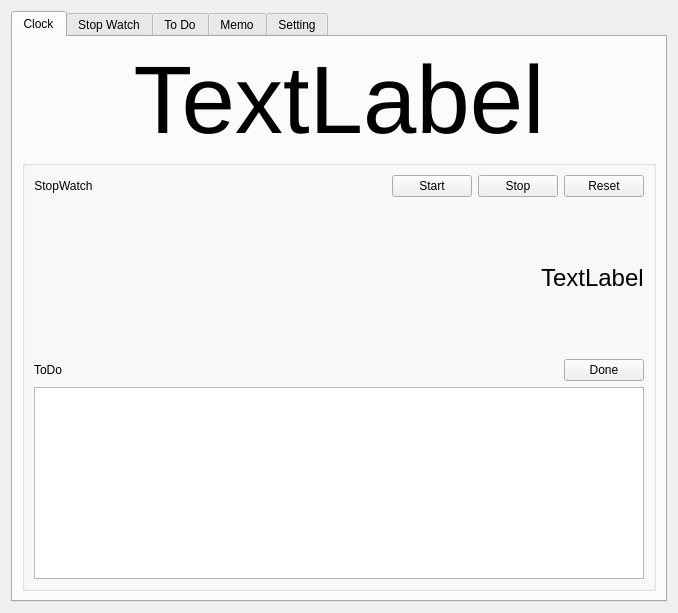
<?xml version="1.0" encoding="UTF-8"?>
<ui version="4.0">
 <class>Form</class>
 <widget class="QWidget" name="Form">
  <property name="geometry">
   <rect>
    <x>0</x>
    <y>0</y>
    <width>678</width>
    <height>613</height>
   </rect>
  </property>
  <property name="windowTitle">
   <string>Form</string>
  </property>
  <layout class="QVBoxLayout" name="verticalLayout_4">
   <item>
    <widget class="QTabWidget" name="appTab">
     <property name="sizePolicy">
      <sizepolicy hsizetype="MinimumExpanding" vsizetype="MinimumExpanding">
       <horstretch>0</horstretch>
       <verstretch>0</verstretch>
      </sizepolicy>
     </property>
     <property name="currentIndex">
      <number>0</number>
     </property>
     <widget class="QWidget" name="tab">
      <attribute name="title">
       <string>Clock</string>
      </attribute>
      <layout class="QHBoxLayout" name="horizontalLayout">
       <item>
        <layout class="QVBoxLayout" name="verticalLayout_8">
         <item>
          <widget class="QLabel" name="clockLabel">
           <property name="font">
            <font>
             <pointsize>72</pointsize>
            </font>
           </property>
           <property name="text">
            <string>TextLabel</string>
           </property>
           <property name="alignment">
            <set>Qt::AlignCenter</set>
           </property>
           <property name="margin">
            <number>30</number>
           </property>
          </widget>
         </item>
         <item>
          <widget class="QGroupBox" name="mainGroupBox">
           <property name="title">
            <string/>
           </property>
           <layout class="QHBoxLayout" name="horizontalLayout_21">
            <item>
             <layout class="QVBoxLayout" name="verticalLayout_11">
              <item>
               <layout class="QHBoxLayout" name="horizontalLayout_5">
                <item>
                 <widget class="QLabel" name="mainStopwatchLabel">
                  <property name="text">
                   <string>StopWatch</string>
                  </property>
                  <property name="alignment">
                   <set>Qt::AlignCenter</set>
                  </property>
                 </widget>
                </item>
                <item>
                 <spacer name="horizontalSpacer_10">
                  <property name="orientation">
                   <enum>Qt::Horizontal</enum>
                  </property>
                  <property name="sizeHint" stdset="0">
                   <size>
                    <width>40</width>
                    <height>20</height>
                   </size>
                  </property>
                 </spacer>
                </item>
                <item>
                 <widget class="QPushButton" name="mainStopwatchStart">
                  <property name="text">
                   <string>Start</string>
                  </property>
                 </widget>
                </item>
                <item>
                 <widget class="QPushButton" name="mainStopwatchStop">
                  <property name="text">
                   <string>Stop</string>
                  </property>
                 </widget>
                </item>
                <item>
                 <widget class="QPushButton" name="mainStopwatchReset">
                  <property name="text">
                   <string>Reset</string>
                  </property>
                 </widget>
                </item>
               </layout>
              </item>
              <item>
               <layout class="QHBoxLayout" name="horizontalLayout_10">
                <item>
                 <widget class="QWidget" name="widget" native="true">
                  <property name="sizePolicy">
                   <sizepolicy hsizetype="Preferred" vsizetype="MinimumExpanding">
                    <horstretch>0</horstretch>
                    <verstretch>0</verstretch>
                   </sizepolicy>
                  </property>
                  <property name="minimumSize">
                   <size>
                    <width>0</width>
                    <height>50</height>
                   </size>
                  </property>
                 </widget>
                </item>
                <item>
                 <spacer name="horizontalSpacer_11">
                  <property name="orientation">
                   <enum>Qt::Horizontal</enum>
                  </property>
                  <property name="sizeHint" stdset="0">
                   <size>
                    <width>40</width>
                    <height>20</height>
                   </size>
                  </property>
                 </spacer>
                </item>
                <item>
                 <widget class="QLabel" name="mainStopwatchTime">
                  <property name="font">
                   <font>
                    <pointsize>18</pointsize>
                   </font>
                  </property>
                  <property name="text">
                   <string>TextLabel</string>
                  </property>
                 </widget>
                </item>
               </layout>
              </item>
              <item>
               <layout class="QHBoxLayout" name="horizontalLayout_22">
                <property name="topMargin">
                 <number>0</number>
                </property>
                <item>
                 <widget class="QLabel" name="label_7">
                  <property name="text">
                   <string>ToDo</string>
                  </property>
                  <property name="alignment">
                   <set>Qt::AlignCenter</set>
                  </property>
                 </widget>
                </item>
                <item>
                 <spacer name="horizontalSpacer_9">
                  <property name="orientation">
                   <enum>Qt::Horizontal</enum>
                  </property>
                  <property name="sizeHint" stdset="0">
                   <size>
                    <width>40</width>
                    <height>20</height>
                   </size>
                  </property>
                 </spacer>
                </item>
                <item>
                 <widget class="QPushButton" name="mainDoneButton">
                  <property name="text">
                   <string>Done</string>
                  </property>
                 </widget>
                </item>
               </layout>
              </item>
              <item>
               <widget class="QListView" name="mainListView">
                <property name="sizePolicy">
                 <sizepolicy hsizetype="MinimumExpanding" vsizetype="MinimumExpanding">
                  <horstretch>0</horstretch>
                  <verstretch>0</verstretch>
                 </sizepolicy>
                </property>
                <property name="autoScrollMargin">
                 <number>5</number>
                </property>
                <property name="resizeMode">
                 <enum>QListView::Adjust</enum>
                </property>
                <property name="uniformItemSizes">
                 <bool>false</bool>
                </property>
                <property name="batchSize">
                 <number>50</number>
                </property>
               </widget>
              </item>
             </layout>
            </item>
           </layout>
          </widget>
         </item>
        </layout>
       </item>
      </layout>
     </widget>
     <widget class="QWidget" name="tab_2">
      <attribute name="title">
       <string>Stop Watch</string>
      </attribute>
      <layout class="QHBoxLayout" name="horizontalLayout_4">
       <item>
        <layout class="QVBoxLayout" name="verticalLayout_3">
         <item>
          <layout class="QVBoxLayout" name="verticalLayout_6">
           <item>
            <spacer name="verticalSpacer_2">
             <property name="orientation">
              <enum>Qt::Vertical</enum>
             </property>
             <property name="sizeHint" stdset="0">
              <size>
               <width>20</width>
               <height>40</height>
              </size>
             </property>
            </spacer>
           </item>
           <item>
            <layout class="QHBoxLayout" name="horizontalLayout_7">
             <item>
              <widget class="QPushButton" name="addHourButton">
               <property name="sizePolicy">
                <sizepolicy hsizetype="Fixed" vsizetype="Fixed">
                 <horstretch>0</horstretch>
                 <verstretch>0</verstretch>
                </sizepolicy>
               </property>
               <property name="minimumSize">
                <size>
                 <width>80</width>
                 <height>80</height>
                </size>
               </property>
               <property name="text">
                <string/>
               </property>
              </widget>
             </item>
             <item>
              <widget class="QPushButton" name="addMinuteButton">
               <property name="sizePolicy">
                <sizepolicy hsizetype="Fixed" vsizetype="Fixed">
                 <horstretch>0</horstretch>
                 <verstretch>0</verstretch>
                </sizepolicy>
               </property>
               <property name="minimumSize">
                <size>
                 <width>80</width>
                 <height>80</height>
                </size>
               </property>
               <property name="text">
                <string/>
               </property>
              </widget>
             </item>
             <item>
              <widget class="QPushButton" name="addSecondButton">
               <property name="sizePolicy">
                <sizepolicy hsizetype="Fixed" vsizetype="Fixed">
                 <horstretch>0</horstretch>
                 <verstretch>0</verstretch>
                </sizepolicy>
               </property>
               <property name="minimumSize">
                <size>
                 <width>80</width>
                 <height>80</height>
                </size>
               </property>
               <property name="text">
                <string/>
               </property>
              </widget>
             </item>
            </layout>
           </item>
           <item>
            <spacer name="verticalSpacer">
             <property name="orientation">
              <enum>Qt::Vertical</enum>
             </property>
             <property name="sizeHint" stdset="0">
              <size>
               <width>20</width>
               <height>40</height>
              </size>
             </property>
            </spacer>
           </item>
          </layout>
         </item>
         <item>
          <layout class="QVBoxLayout" name="verticalLayout_7">
           <item>
            <layout class="QHBoxLayout" name="horizontalLayout_13">
             <item>
              <spacer name="horizontalSpacer_7">
               <property name="orientation">
                <enum>Qt::Horizontal</enum>
               </property>
               <property name="sizeType">
                <enum>QSizePolicy::MinimumExpanding</enum>
               </property>
               <property name="sizeHint" stdset="0">
                <size>
                 <width>75</width>
                 <height>20</height>
                </size>
               </property>
              </spacer>
             </item>
             <item>
              <widget class="QLabel" name="lblStopwatchHour">
               <property name="font">
                <font>
                 <pointsize>72</pointsize>
                </font>
               </property>
               <property name="text">
                <string>00</string>
               </property>
               <property name="alignment">
                <set>Qt::AlignCenter</set>
               </property>
              </widget>
             </item>
             <item>
              <widget class="QLabel" name="stopwatchColon">
               <property name="sizePolicy">
                <sizepolicy hsizetype="MinimumExpanding" vsizetype="Preferred">
                 <horstretch>0</horstretch>
                 <verstretch>0</verstretch>
                </sizepolicy>
               </property>
               <property name="font">
                <font>
                 <pointsize>72</pointsize>
                </font>
               </property>
               <property name="text">
                <string>:</string>
               </property>
               <property name="alignment">
                <set>Qt::AlignCenter</set>
               </property>
              </widget>
             </item>
             <item>
              <widget class="QLabel" name="lblStopwatchMnt">
               <property name="font">
                <font>
                 <pointsize>72</pointsize>
                </font>
               </property>
               <property name="text">
                <string>00</string>
               </property>
               <property name="alignment">
                <set>Qt::AlignCenter</set>
               </property>
              </widget>
             </item>
             <item>
              <widget class="QLabel" name="stopwatchColon_1">
               <property name="sizePolicy">
                <sizepolicy hsizetype="MinimumExpanding" vsizetype="Preferred">
                 <horstretch>0</horstretch>
                 <verstretch>0</verstretch>
                </sizepolicy>
               </property>
               <property name="font">
                <font>
                 <pointsize>72</pointsize>
                </font>
               </property>
               <property name="text">
                <string>:</string>
               </property>
               <property name="alignment">
                <set>Qt::AlignCenter</set>
               </property>
              </widget>
             </item>
             <item>
              <widget class="QLabel" name="lblStopwatchSec">
               <property name="font">
                <font>
                 <pointsize>72</pointsize>
                </font>
               </property>
               <property name="text">
                <string>00</string>
               </property>
               <property name="alignment">
                <set>Qt::AlignCenter</set>
               </property>
              </widget>
             </item>
             <item>
              <spacer name="horizontalSpacer_8">
               <property name="orientation">
                <enum>Qt::Horizontal</enum>
               </property>
               <property name="sizeType">
                <enum>QSizePolicy::MinimumExpanding</enum>
               </property>
               <property name="sizeHint" stdset="0">
                <size>
                 <width>75</width>
                 <height>20</height>
                </size>
               </property>
              </spacer>
             </item>
            </layout>
           </item>
           <item>
            <spacer name="verticalSpacer_3">
             <property name="orientation">
              <enum>Qt::Vertical</enum>
             </property>
             <property name="sizeHint" stdset="0">
              <size>
               <width>20</width>
               <height>40</height>
              </size>
             </property>
            </spacer>
           </item>
           <item>
            <layout class="QHBoxLayout" name="horizontalLayout_6">
             <item>
              <widget class="QPushButton" name="takeHourButton">
               <property name="sizePolicy">
                <sizepolicy hsizetype="Fixed" vsizetype="Fixed">
                 <horstretch>0</horstretch>
                 <verstretch>0</verstretch>
                </sizepolicy>
               </property>
               <property name="minimumSize">
                <size>
                 <width>80</width>
                 <height>80</height>
                </size>
               </property>
               <property name="text">
                <string/>
               </property>
              </widget>
             </item>
             <item>
              <widget class="QPushButton" name="takeMinuteButton">
               <property name="sizePolicy">
                <sizepolicy hsizetype="Fixed" vsizetype="Fixed">
                 <horstretch>0</horstretch>
                 <verstretch>0</verstretch>
                </sizepolicy>
               </property>
               <property name="minimumSize">
                <size>
                 <width>80</width>
                 <height>80</height>
                </size>
               </property>
               <property name="text">
                <string/>
               </property>
              </widget>
             </item>
             <item>
              <widget class="QPushButton" name="takeSecondButton">
               <property name="sizePolicy">
                <sizepolicy hsizetype="Fixed" vsizetype="Fixed">
                 <horstretch>0</horstretch>
                 <verstretch>0</verstretch>
                </sizepolicy>
               </property>
               <property name="minimumSize">
                <size>
                 <width>80</width>
                 <height>80</height>
                </size>
               </property>
               <property name="text">
                <string/>
               </property>
              </widget>
             </item>
            </layout>
           </item>
           <item>
            <spacer name="verticalSpacer_4">
             <property name="orientation">
              <enum>Qt::Vertical</enum>
             </property>
             <property name="sizeHint" stdset="0">
              <size>
               <width>20</width>
               <height>40</height>
              </size>
             </property>
            </spacer>
           </item>
           <item>
            <layout class="QHBoxLayout" name="horizontalLayout_20">
             <property name="topMargin">
              <number>0</number>
             </property>
             <item>
              <widget class="QPushButton" name="startStopwatchButton">
               <property name="text">
                <string>Start</string>
               </property>
              </widget>
             </item>
             <item>
              <widget class="QPushButton" name="stopStopwatchButton">
               <property name="text">
                <string>Stop</string>
               </property>
              </widget>
             </item>
             <item>
              <widget class="QPushButton" name="resetStopwatchButton">
               <property name="text">
                <string>Reset</string>
               </property>
              </widget>
             </item>
            </layout>
           </item>
          </layout>
         </item>
        </layout>
       </item>
      </layout>
     </widget>
     <widget class="QWidget" name="tab_3">
      <attribute name="title">
       <string>To Do</string>
      </attribute>
      <layout class="QHBoxLayout" name="horizontalLayout_3">
       <item>
        <layout class="QVBoxLayout" name="verticalLayout_2">
         <item>
          <widget class="QListView" name="toDoListView">
           <property name="alternatingRowColors">
            <bool>true</bool>
           </property>
          </widget>
         </item>
         <item>
          <layout class="QHBoxLayout" name="horizontalLayout_18">
           <property name="topMargin">
            <number>0</number>
           </property>
           <property name="rightMargin">
            <number>0</number>
           </property>
           <item>
            <widget class="QLabel" name="toDoLabel">
             <property name="text">
              <string>ToDo</string>
             </property>
            </widget>
           </item>
           <item>
            <widget class="QLineEdit" name="toDoLineEdit"/>
           </item>
          </layout>
         </item>
         <item>
          <layout class="QHBoxLayout" name="horizontalLayout_2">
           <item>
            <spacer name="horizontalSpacer_3">
             <property name="orientation">
              <enum>Qt::Horizontal</enum>
             </property>
             <property name="sizeHint" stdset="0">
              <size>
               <width>40</width>
               <height>20</height>
              </size>
             </property>
            </spacer>
           </item>
           <item>
            <widget class="QPushButton" name="toDoAddButton">
             <property name="text">
              <string>Add</string>
             </property>
            </widget>
           </item>
           <item>
            <spacer name="horizontalSpacer_2">
             <property name="orientation">
              <enum>Qt::Horizontal</enum>
             </property>
             <property name="sizeHint" stdset="0">
              <size>
               <width>40</width>
               <height>20</height>
              </size>
             </property>
            </spacer>
           </item>
           <item>
            <widget class="QPushButton" name="toDoRemoveButton">
             <property name="text">
              <string>Remove</string>
             </property>
            </widget>
           </item>
           <item>
            <spacer name="horizontalSpacer">
             <property name="orientation">
              <enum>Qt::Horizontal</enum>
             </property>
             <property name="sizeHint" stdset="0">
              <size>
               <width>40</width>
               <height>20</height>
              </size>
             </property>
            </spacer>
           </item>
          </layout>
         </item>
        </layout>
       </item>
      </layout>
     </widget>
     <widget class="QWidget" name="tab_4">
      <attribute name="title">
       <string>Memo</string>
      </attribute>
      <layout class="QHBoxLayout" name="horizontalLayout_8">
       <item>
        <layout class="QVBoxLayout" name="verticalLayout_5">
         <item>
          <widget class="QTabWidget" name="memoTab">
           <property name="currentIndex">
            <number>0</number>
           </property>
           <widget class="QWidget" name="tab_5">
            <attribute name="title">
             <string>Memo 1</string>
            </attribute>
            <layout class="QHBoxLayout" name="horizontalLayout_23">
             <item>
              <widget class="QTextEdit" name="textEdit">
               <property name="font">
                <font>
                 <pointsize>12</pointsize>
                </font>
               </property>
              </widget>
             </item>
            </layout>
           </widget>
           <widget class="QWidget" name="tab_6">
            <attribute name="title">
             <string>Memo 2</string>
            </attribute>
            <layout class="QHBoxLayout" name="horizontalLayout_25">
             <item>
              <widget class="QTextEdit" name="textEdit_2">
               <property name="font">
                <font>
                 <pointsize>12</pointsize>
                </font>
               </property>
              </widget>
             </item>
            </layout>
           </widget>
          </widget>
         </item>
         <item>
          <layout class="QHBoxLayout" name="horizontalLayout_9">
           <item>
            <spacer name="horizontalSpacer_5">
             <property name="orientation">
              <enum>Qt::Horizontal</enum>
             </property>
             <property name="sizeHint" stdset="0">
              <size>
               <width>40</width>
               <height>20</height>
              </size>
             </property>
            </spacer>
           </item>
           <item>
            <widget class="QPushButton" name="addMemoButton">
             <property name="text">
              <string>Add</string>
             </property>
            </widget>
           </item>
           <item>
            <spacer name="horizontalSpacer_6">
             <property name="orientation">
              <enum>Qt::Horizontal</enum>
             </property>
             <property name="sizeHint" stdset="0">
              <size>
               <width>40</width>
               <height>20</height>
              </size>
             </property>
            </spacer>
           </item>
           <item>
            <widget class="QPushButton" name="removeMemoButton">
             <property name="text">
              <string>Remove</string>
             </property>
            </widget>
           </item>
           <item>
            <spacer name="horizontalSpacer_4">
             <property name="orientation">
              <enum>Qt::Horizontal</enum>
             </property>
             <property name="sizeHint" stdset="0">
              <size>
               <width>40</width>
               <height>20</height>
              </size>
             </property>
            </spacer>
           </item>
          </layout>
         </item>
        </layout>
       </item>
      </layout>
     </widget>
     <widget class="QWidget" name="tab_7">
      <attribute name="title">
       <string>Setting</string>
      </attribute>
     </widget>
    </widget>
   </item>
  </layout>
 </widget>
 <resources/>
 <connections/>
</ui>
